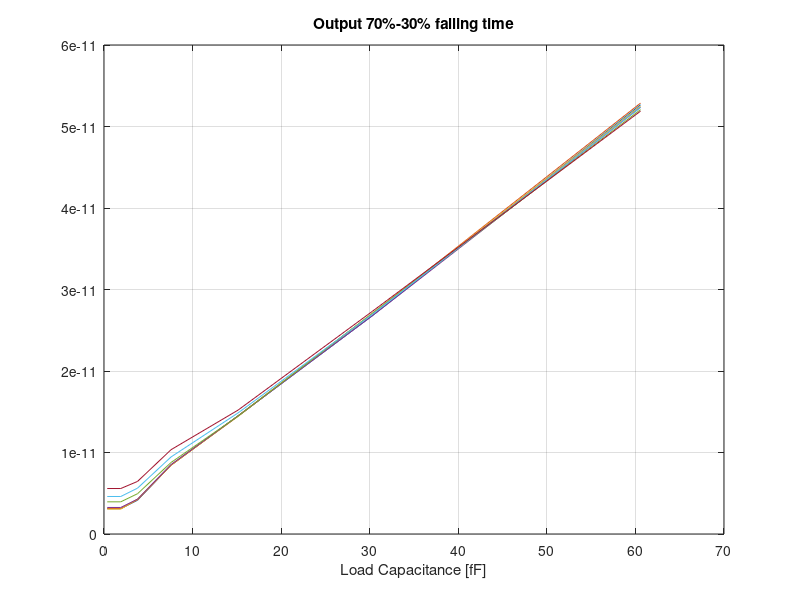
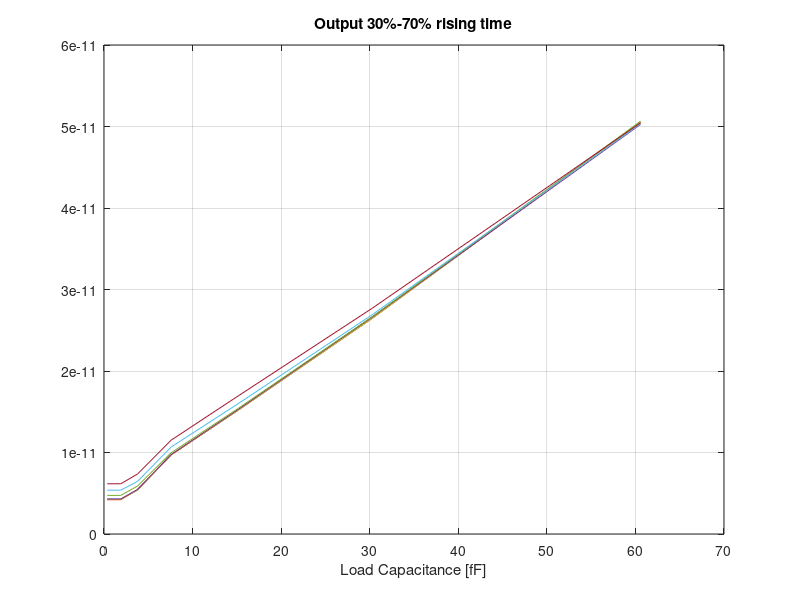
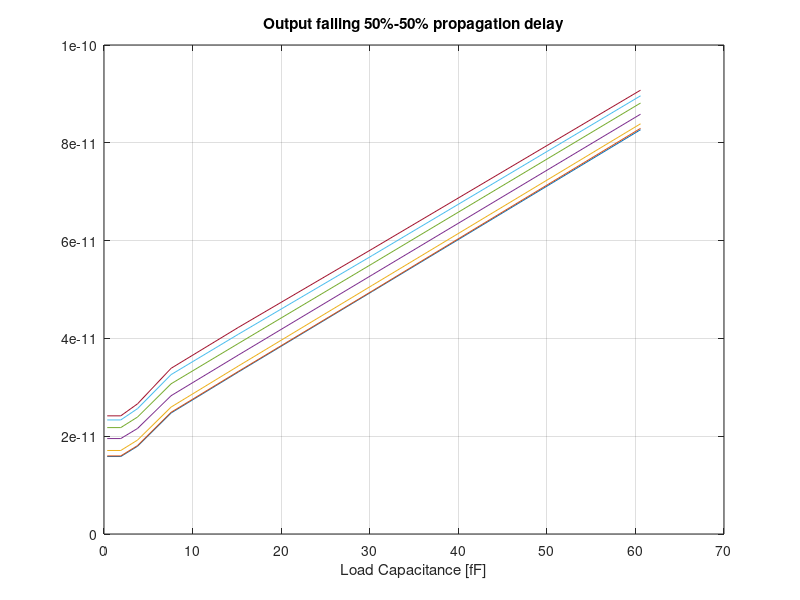
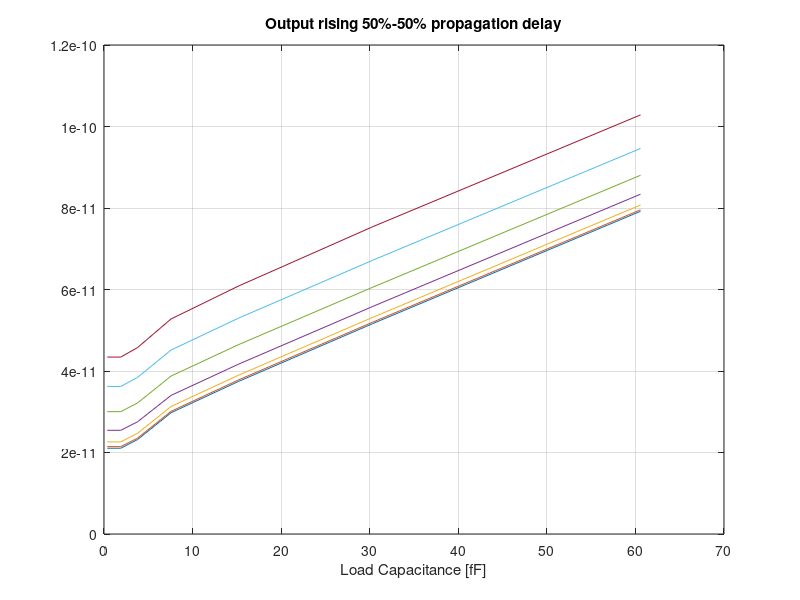

Write the MATLAB code that produced these figures, in order.
%% Read .csv simulation files
CO_A_B_t_F = csvread('CO_A_B_t_F.csv', 1, 0);
CO_A_B_t_R = csvread('CO_A_B_t_R.csv', 1, 0);
CO_A_B_tp_L = csvread('CO_A_B_tp_L.csv', 1, 0);
CO_A_B_tp_H = csvread('CO_A_B_tp_H.csv', 1, 0);

%% Plot graphs
figure(1)
clf
for i = 1:7
    plot(CO_A_B_t_F(:, (2*i-1)).*1e15, CO_A_B_t_F(:, 2*i));
    hold on
end
grid on
title('Output 70%-30% falling time')
xlabel('Load Capacitance [fF]')

figure(2)
clf
for i = 1:7
    plot(CO_A_B_t_R(:, (2*i-1)).*1e15, CO_A_B_t_R(:, 2*i));
    hold on
end
grid on
title('Output 30%-70% rising time')
xlabel('Load Capacitance [fF]')

figure(3)
clf
for i = 1:7
    plot(CO_A_B_tp_L(:, (2*i-1)).*1e15, CO_A_B_tp_L(:, 2*i));
    hold on
end
grid on
title('Output falling 50%-50% propagation delay')
xlabel('Load Capacitance [fF]')
disp("PORCO DIO")

figure(4)
clf
for i = 1:7
    plot(CO_A_B_tp_H(:, (2*i-1)).*1e15, CO_A_B_tp_H(:, 2*i));
    hold on
end
grid on
title('Output rising 50%-50% propagation delay')
xlabel('Load Capacitance [fF]')